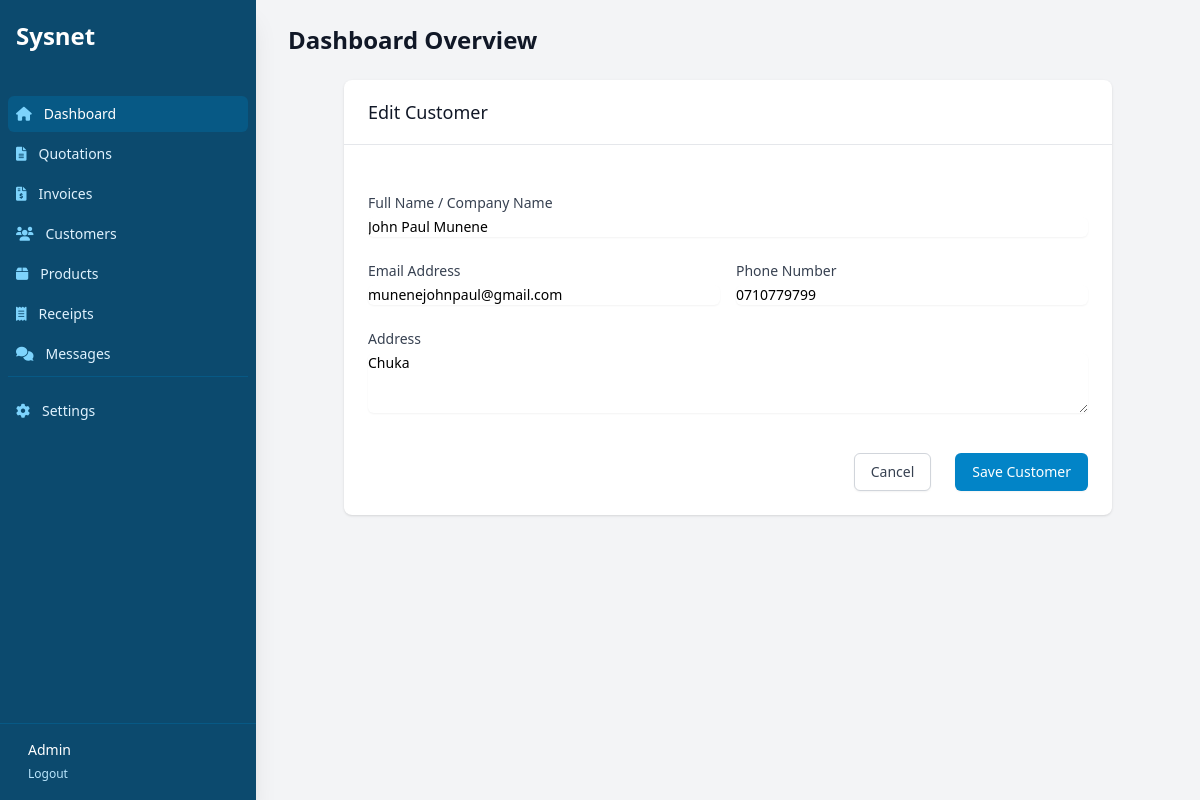
The app's page /billing/customer/1/edit/ (signed in) with its own data.
### billing/models.py (models this page shows, shortened)
class Customer(models.Model):
    name = models.CharField(max_length=200)
    email = models.EmailField(blank=True, null=True)
    phone = models.CharField(max_length=20, blank=True, null=True)
    address = models.TextField(blank=True, null=True)
    created_at = models.DateTimeField(auto_now_add=True)

### billing/views.py (the view)
# urls.py: path('customer/<int:pk>/edit/', views.customer_update, name='customer_update'),
@login_required
def customer_update(request, pk):
    customer = get_object_or_404(Customer, pk=pk)
    if request.method == 'POST':
        form = CustomerForm(request.POST, instance=customer)
        if form.is_valid():
            form.save()
            return redirect('customer_list')
    else:
        form = CustomerForm(instance=customer)
    return render(request, 'billing/customer_form.html', {'form': form, 'title': 'Edit Customer'})

### billing/forms.py
class CustomerForm(forms.ModelForm):
    class Meta:
        model = Customer
        fields = ['name', 'email', 'phone', 'address']
        widgets = {
            'name': forms.TextInput(attrs={'class': 'mt-1 block w-full rounded-md border-gray-300 shadow-sm focus:border-brand-500 focus:ring-brand-500 sm:text-sm'}),
            'email': forms.EmailInput(attrs={'class': 'mt-1 block w-full rounded-md border-gray-300 shadow-sm focus:border-brand-500 focus:ring-brand-500 sm:text-sm'}),
            'phone': forms.TextInput(attrs={'class': 'mt-1 block w-full rounded-md border-gray-300 shadow-sm focus:border-brand-500 focus:ring-brand-500 sm:text-sm'}),
            'address': forms.Textarea(attrs={'rows': 3, 'class': 'mt-1 block w-full rounded-md border-gray-300 shadow-sm focus:border-brand-500 focus:ring-brand-500 sm:text-sm'}),
        }

### billing/context_processors.py (called while the page is built)
def company_info(request):
    return {
        'company': CompanyProfile.objects.first()
    }

def unread_count(request):
    if request.user.is_authenticated:
        return {'unread_count': ContactMessage.objects.filter(is_read=False).count()}
    return {'unread_count': 0}

### templates/billing/customer_form.html (shortened to what this page needs)
{% extends 'billing/base_dashboard.html' %}
{% block dashboard_content %}
<div class="max-w-3xl mx-auto bg-white shadow rounded-lg">
    <div class="px-4 py-5 border-b border-gray-200 sm:px-6">
        <h3 class="text-lg leading-6 font-medium text-gray-900">{{ title }}</h3>
    </div>
    <form method="post" class="p-6 space-y-6">
        <div class="grid grid-cols-1 gap-y-6 gap-x-4 sm:grid-cols-6">
            <div class="sm:col-span-6">
                <label for="{{ form.name.id_for_label }}" class="block text-sm font-medium text-gray-700">Full Name / Company Name</label>
                {{ form.name }}
            </div>
            <div class="sm:col-span-3">
                <label for="{{ form.email.id_for_label }}" class="block text-sm font-medium text-gray-700">Email Address</label>
                {{ form.email }}
            </div>
            <div class="sm:col-span-3">
                <label for="{{ form.phone.id_for_label }}" class="block text-sm font-medium text-gray-700">Phone Number</label>
                {{ form.phone }}
            </div>
            <div class="sm:col-span-6">
                <label for="{{ form.address.id_for_label }}" class="block text-sm font-medium text-gray-700">Address</label>
                {{ form.address }}
            </div>
        </div>
        <div class="flex justify-end pt-4">
            <a href="{% url 'customer_list' %}" class="bg-white py-2 px-4 border border-gray-300 rounded-md shadow-sm text-sm font-medium text-gray-700 hover:bg-gray-50 focus:outline-none focus:ring-2 focus:ring-offset-2 focus:ring-brand-500 mr-3">Cancel</a>
            <button type="submit" class="ml-3 inline-flex justify-center py-2 px-4 border border-transparent shadow-sm text-sm font-medium rounded-md text-white bg-brand-600 hover:bg-brand-700 focus:outline-none focus:ring-2 focus:ring-offset-2 focus:ring-brand-500">Save Customer</button>
        </div>
    </form>
</div>
{% endblock %}

### templates/billing/base_dashboard.html (shortened to what this page needs)
<!DOCTYPE html>
<html lang="en">
<head>
    <script src="https://cdn.tailwindcss.com"></script>
    <link href="https://cdnjs.cloudflare.com/ajax/libs/font-awesome/6.0.0/css/all.min.css" rel="stylesheet">
</head>
<body class="bg-gray-100 font-sans">
    <div class="flex h-screen overflow-hidden">
        <div class="hidden md:flex md:flex-shrink-0 no-print">
            <div class="flex flex-col w-64">
                <div class="flex flex-col h-0 flex-1 bg-brand-900 shadow-xl">
                    <div class="flex-1 flex flex-col pt-5 pb-4 overflow-y-auto">
                        <div class="flex items-center flex-shrink-0 px-4 mb-6">
                            <span class="text-white text-2xl font-bold">Sysnet</span>
                        </div>
                        <nav class="mt-5 flex-1 px-2 space-y-1">
                            <a href="{% url 'dashboard' %}" class="group flex items-center px-2 py-2 text-sm font-medium rounded-md text-white bg-brand-800">
                                <i class="fas fa-home mr-3 text-brand-300"></i>
                                Dashboard
                            </a>
                            <a href="{% url 'quotation_list' %}" class="group flex items-center px-2 py-2 text-sm font-medium rounded-md text-brand-100 hover:bg-brand-800 hover:text-white">
                                <i class="fas fa-file-alt mr-3 text-brand-300 group-hover:text-white"></i>
                                Quotations
                            </a>
                            <a href="{% url 'invoice_list' %}" class="group flex items-center px-2 py-2 text-sm font-medium rounded-md text-brand-100 hover:bg-brand-800 hover:text-white">
                                <i class="fas fa-file-invoice-dollar mr-3 text-brand-300 group-hover:text-white"></i>
                                Invoices
                            </a>
                            <a href="{% url 'customer_list' %}" class="group flex items-center px-2 py-2 text-sm font-medium rounded-md text-brand-100 hover:bg-brand-800 hover:text-white">
                                <i class="fas fa-users mr-3 text-brand-300 group-hover:text-white"></i>
                                Customers
                            </a>
                            <a href="{% url 'product_list' %}" class="group flex items-center px-2 py-2 text-sm font-medium rounded-md text-brand-100 hover:bg-brand-800 hover:text-white">
                                <i class="fas fa-box mr-3 text-brand-300 group-hover:text-white"></i>
                                Products
                            </a>
                             <a href="{% url 'receipt_list' %}" class="group flex items-center px-2 py-2 text-sm font-medium rounded-md text-brand-100 hover:bg-brand-800 hover:text-white">
                                <i class="fas fa-receipt mr-3 text-brand-300 group-hover:text-white"></i>
                                Receipts
                            </a>
                            <a href="{% url 'message_list' %}" class="group flex items-center px-2 py-2 text-sm font-medium rounded-md text-brand-100 hover:bg-brand-800 hover:text-white relative">
                                <i class="fas fa-comments mr-3 text-brand-300 group-hover:text-white"></i>
                                Messages
                            </a>
                            <div class="pt-4 mt-4 border-t border-brand-800">
                                <a href="{% url 'company_settings' %}" class="group flex items-center px-2 py-2 text-sm font-medium rounded-md text-brand-100 hover:bg-brand-800 hover:text-white">
                                    <i class="fas fa-cog mr-3 text-brand-300 group-hover:text-white"></i>
                                    Settings
                                </a>
                            </div>
                        </nav>
                    </div>
                    <div class="flex-shrink-0 flex border-t border-brand-800 p-4">
                        <div class="flex items-center">
                            <div class="ml-3">
                                <p class="text-sm font-medium text-white">
                                    {{ user.username|title }}
                                </p>
                                <form action="{% url 'logout' %}" method="post" class="inline">
                                    <button type="submit" class="text-xs font-medium text-brand-200 hover:text-white group-hover:text-white">
                                        Logout
                                    </button>
                                </form>
                            </div>
                        </div>
                    </div>
                </div>
            </div>
        </div>
        <div class="flex flex-col w-0 flex-1 overflow-hidden">
            <main class="flex-1 relative overflow-y-auto focus:outline-none">
                <div class="py-6">
                    <div class="max-w-7xl mx-auto px-4 sm:px-6 md:px-8 mb-6 no-print">
                        <h1 class="text-2xl font-semibold text-gray-900">Dashboard Overview</h1>
                    </div>
                    <div class="max-w-7xl mx-auto px-4 sm:px-6 md:px-8">
                        {% block dashboard_content %}{% endblock %}
                    </div>
                </div>
            </main>
        </div>
    </div>
</body>
</html>

### records on screen
Customer: name "John Paul Munene", email "munenejohnpaul@gmail.com", phone "0710779799", address "Chuka"

### other values on screen
{{ user.username|title }} "Admin"
{{ title }} "Edit Customer"
